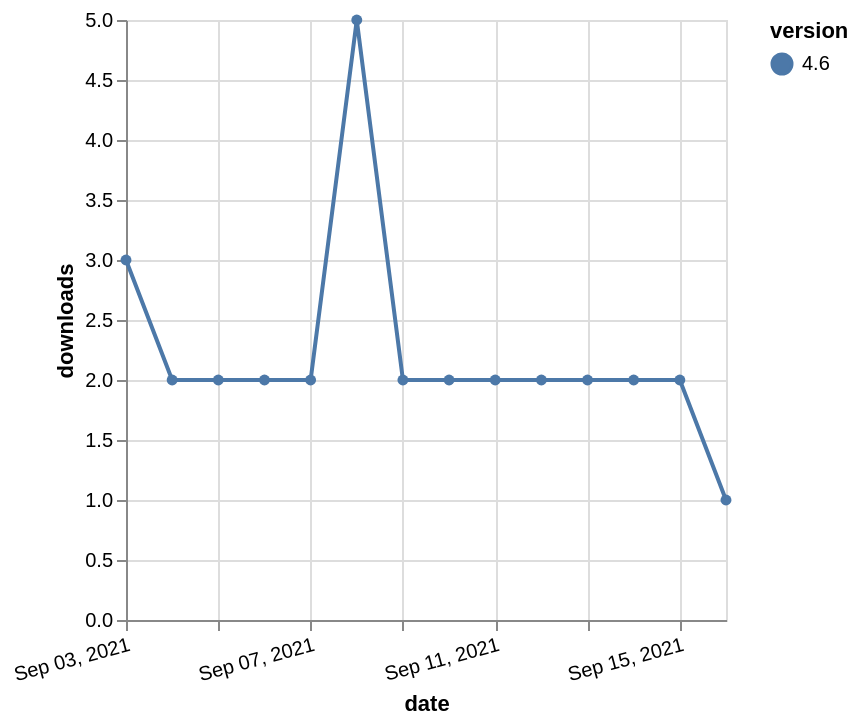

Describe this chart as a Vega-Lite specification.
### Vega-Lite specification from a JSON file in a GitHub repository (floating-point values rounded to 4 significant figures)
{"$schema": "https://vega.github.io/schema/vega-lite/v5.json", "description": "A simple bar chart with embedded data.", "data": {"values": [{"date": "2021-09-03", "total": 2384, "delta": 3, "version": "4.6"}, {"date": "2021-09-04", "total": 2386, "delta": 2, "version": "4.6"}, {"date": "2021-09-05", "total": 2388, "delta": 2, "version": "4.6"}, {"date": "2021-09-06", "total": 2390, "delta": 2, "version": "4.6"}, {"date": "2021-09-07", "total": 2392, "delta": 2, "version": "4.6"}, {"date": "2021-09-08", "total": 2397, "delta": 5, "version": "4.6"}, {"date": "2021-09-09", "total": 2399, "delta": 2, "version": "4.6"}, {"date": "2021-09-10", "total": 2401, "delta": 2, "version": "4.6"}, {"date": "2021-09-11", "total": 2403, "delta": 2, "version": "4.6"}, {"date": "2021-09-12", "total": 2405, "delta": 2, "version": "4.6"}, {"date": "2021-09-13", "total": 2407, "delta": 2, "version": "4.6"}, {"date": "2021-09-14", "total": 2409, "delta": 2, "version": "4.6"}, {"date": "2021-09-15", "total": 2411, "delta": 2, "version": "4.6"}, {"date": "2021-09-16", "total": 2412, "delta": 1, "version": "4.6"}]}, "width": "container", "mark": {"type": "line", "point": {"filled": true}}, "encoding": {"x": {"field": "date", "type": "temporal", "timeUnit": "yearmonthdate", "title": "date", "axis": {"labelAngle": -15}}, "y": {"field": "delta", "type": "quantitative", "title": "downloads"}, "color": {"field": "version", "type": "nominal"}, "tooltip": {"field": "delta"}}}
